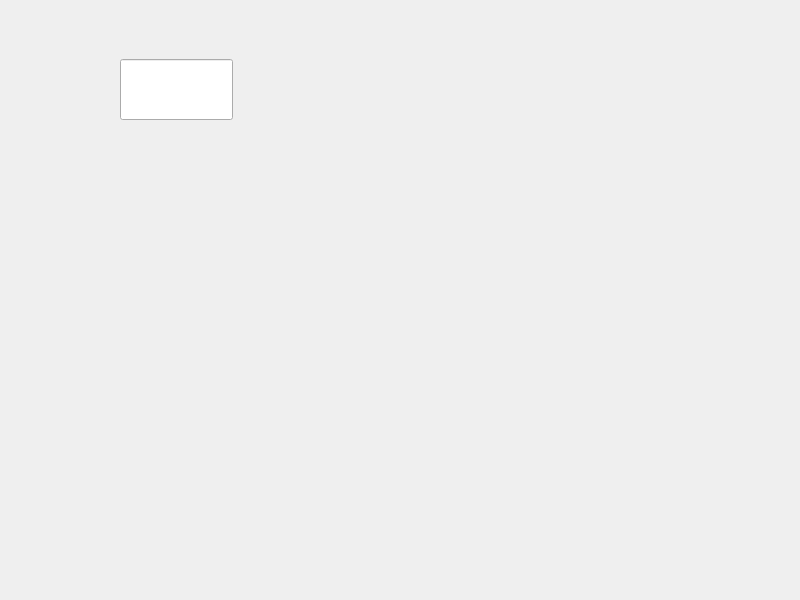
<?xml version="1.0" encoding="UTF-8"?>
<ui version="4.0">
 <class>Widget</class>
 <widget class="QWidget" name="Widget">
  <property name="geometry">
   <rect>
    <x>0</x>
    <y>0</y>
    <width>800</width>
    <height>600</height>
   </rect>
  </property>
  <property name="windowTitle">
   <string>Widget</string>
  </property>
  <widget class="QLineEdit" name="lineEdit">
   <property name="geometry">
    <rect>
     <x>120</x>
     <y>59</y>
     <width>113</width>
     <height>61</height>
    </rect>
   </property>
  </widget>
 </widget>
 <resources/>
 <connections/>
</ui>
